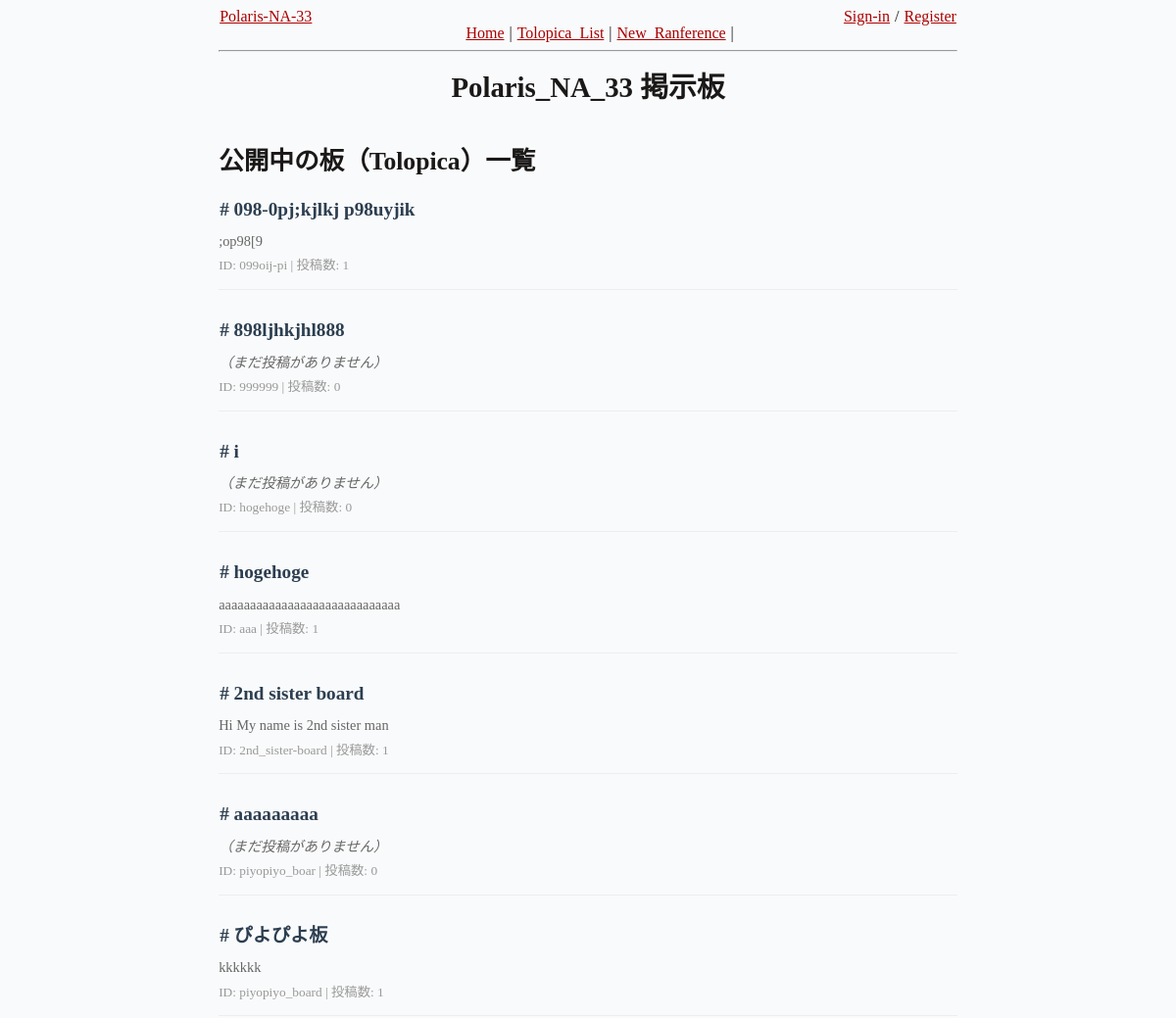
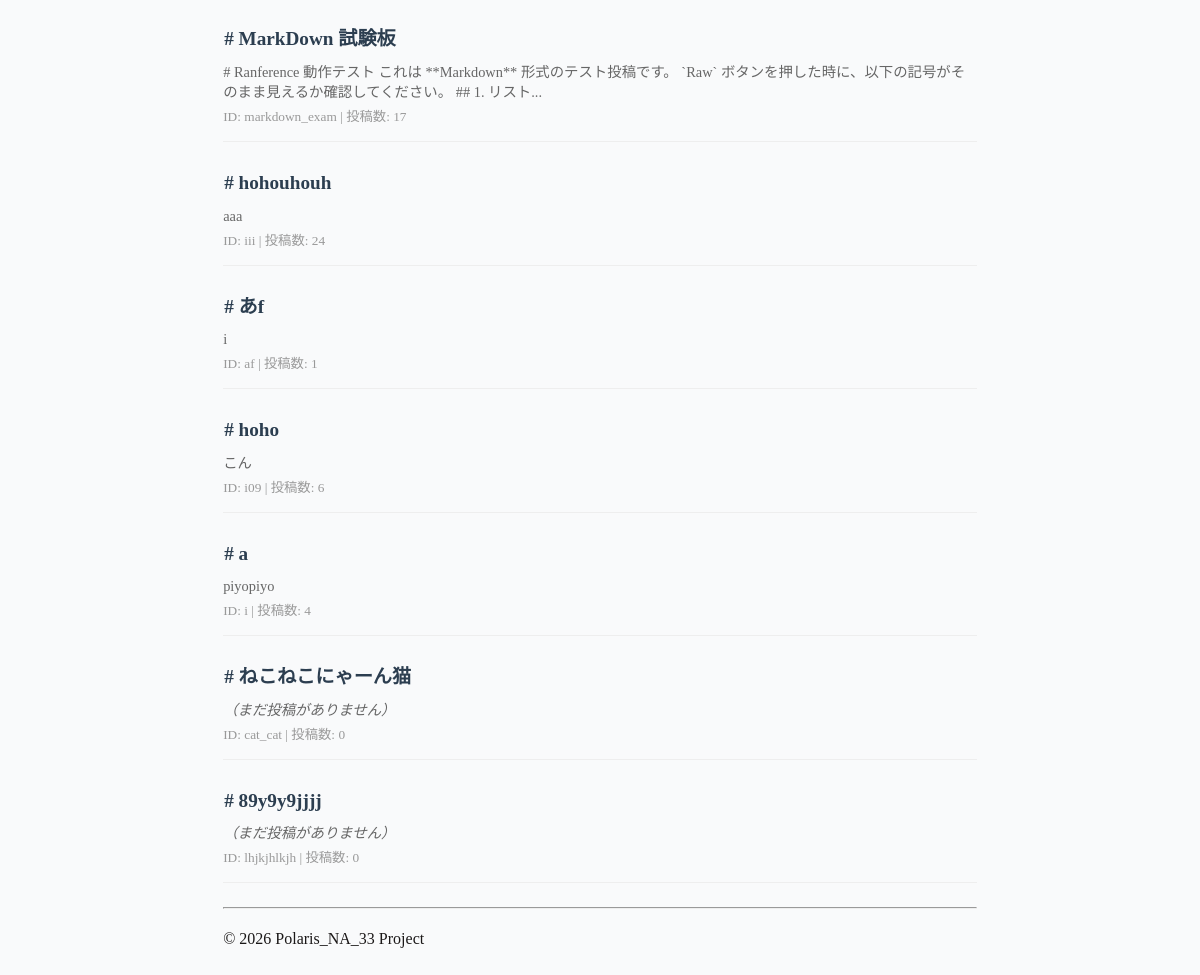
The app's page /tolopica/ with its own data (2 pictures, top to bottom).
### host/models.py (models this page shows)
class Tolopica(db.Model):
    __tablename__ = 'tolopica'
    id: Mapped[int] = mapped_column(primary_key=True)
    text_id: Mapped[str] = mapped_column(String(128), unique=True, nullable=False)
    title: Mapped[str] = mapped_column(String(128), nullable=False)
    created_at: Mapped[datetime] = mapped_column(DateTime, default=get_utc_now)
    ranferences: Mapped[List["Ranference"]] = relationship(back_populates="tolopica")

class Ranference(db.Model):
    __tablename__ = 'ranference'
    id: Mapped[int] = mapped_column(primary_key=True)
    content: Mapped[str] = mapped_column(Text, nullable=False)
    created_at: Mapped[datetime] = mapped_column(DateTime, default=get_utc_now)
    tolopica_id: Mapped[int] = mapped_column(ForeignKey('tolopica.id'))
    faceman_id: Mapped[Optional[int]] = mapped_column(ForeignKey('known_person.id'), nullable=True)
    tolopica: Mapped["Tolopica"] = relationship(back_populates="ranferences")
    author: Mapped[Optional["Known_Person"]] = relationship(back_populates="ranferences")
    coding_type: Mapped[str] = mapped_column(String(20), default='text')

### host/routes/tolopica_gate.py (the view)
    def tolopica_list(self):
        topics = self.db.execute(
            select(Tolopica).order_by(Tolopica.created_at.desc())
        ).scalars().all()
        return render_template('tolopica_list.html', topics=topics)

### host/templates/tolopica_list.html (shortened to what this page needs)
{% extends "base.html" %}
{% block content %}
<section class="topic-list">
  <h2>公開中の板（Tolopica）一覧</h2>
  <ul style="list-style: none; padding: 0;">
    {% for topic in topics %}
    <li class="topic-item" style="margin-bottom: 1.5rem; border-bottom: 1px solid #eee; padding-bottom: 10px;">
      <a href="{{ url_for('tolopica.tolopica_show', text_id=topic.text_id) }}"
         style="text-decoration: none; font-size: 1.2rem; font-weight: bold; color: #2c3e50;">
        # {{ topic.title }}
      </a>
      <div style="margin-top: 5px; color: #666; font-size: 0.9rem; line-height: 1.4;">
        {% if topic.ranferences %}
        {{ topic.ranferences[0].content | striptags | replace('\n', ' ') | truncate(100, True, '...') }}
        {% else %}
        <span style="font-style: italic;">（まだ投稿がありません）</span>
        {% endif %}
      </div>
      <small style="color: #999;">
        ID: {{ topic.text_id }} |
        投稿数: {{ topic.ranferences|length }}
      </small>
    </li>
    {% else %}
    <p>まだ板が作成されていません。<a href="{{ url_for('tolopica.tolopica_add_get') }}">新しい板を作成</a>してみませんか？</p>
    {% endfor %}
  </ul>
</section>
{% endblock %}

### host/templates/base.html (shortened to what this page needs)
<!DOCTYPE html>
<html lang="ja">
  <head>
    <link rel="stylesheet" href="{{ url_for('static', filename='css/latex_style.css') }}">
    <link rel="stylesheet" href="{{ url_for('static', filename='css/na33_style.css') }}">
    <link rel="stylesheet" href="https://cdn.jsdelivr.net/npm/katex@0.16.10/dist/katex.min.css">
  </head>
  <body>
    <header>
      <table class="layout-table">
        <tr>
          <td rowspan="2" class="td-left">
            <a href="{{ url_for('portal.index')}}">Polaris-NA-33</a>
          </td>
          <td></td>
          <td class="td-right">
            {% if session.get('user_id') %}
            {{ session.get('user_name') }} /
            <a href="{{ url_for('facemans.signout_get') }}">Sign-out</a>
            {% else %}
            <a href="{{ url_for('facemans.signin_get') }}">Sign-in</a> /
            <a href="{{ url_for('facemans.signup_get') }}">Register</a>
            {% endif %}
          </td>
        </tr>
        <tr>
          <td colspan="2" class="td-left" >
            <a href="{{ url_for('portal.index') }}">Home</a> |
            <a href="{{ url_for('tolopica.tolopica_list')}}">Tolopica_List</a> |
            <a href="/ranference/">New_Ranference</a> |
          </td>
        </tr>
      </table>
      <hr />
    </header>
    <main>
      <h1>{% block h1 %}Polaris_NA_33 掲示板{% endblock %}</h1>
      {% block content %}{% endblock %}
    </main>
    <footer>
      <hr>
      <p>&copy; 2026 Polaris_NA_33 Project </p>
    </footer>
  </body>
</html>

### host/static/css/latex_style.css (style rules this page uses)
*, *::before, *::after { box-sizing: border-box; }
body, h1, h2, h3, h4, p, ul[class], ol[class], li, figure, figcaption, dl, dd { margin: 0; }
html { font-size: 1rem; scroll-behavior: smooth; }
body { font-family: 'Latin Modern', Georgia, Cambria, 'Times New Roman', Times, serif; line-height: 1.8; max-width: 80ch; min-height: 100vh; overflow-x: hidden; margin: 0 auto; padding: 2rem 1.25rem; counter-reset: theorem; counter-reset: definition; counter-reset: sidenote-counter; color: hsl(0, 5%, 10%); background-color: hsl(210, 20%, 98%); text-rendering: optimizeLegibility; }
p { text-align: justify; hyphens: auto; -webkit-hyphens: auto; -moz-hyphens: auto; margin-top: 1rem; }
a:not([class]) { text-decoration-skip-ink: auto; }
a, a:visited { color: #a00; }
table { border-collapse: collapse; border-spacing: 0; width: auto; max-width: 100%; border-top: 2.27px solid black; border-bottom: 2.27px solid black; overflow-x: auto; counter-increment: caption; }
table > tbody > tr:first-child > td, table > tbody > tr:first-child > th { border-top: 1.36px solid black; }
table > tbody > tr:last-child > td, table > tbody > tr:last-child > th { border-bottom: 1.36px solid black; }
th, td { text-align: left; padding: 0.5rem; line-height: 1.1; }
h1:first-child { text-align: center; }
h1 { font-size: 2.5rem; line-height: 3.25rem; margin-bottom: 1.625rem; }
h2 { font-size: 1.7rem; line-height: 2rem; margin-top: 3rem; }
h2, h3, h4, h5, h6 { margin-bottom: 0.8rem; }

### host/static/css/na33_style.css (style rules this page uses)
body { font-family: serif; max-width: 210mm; margin: auto; border-left: 1.5cm; border-right: 1.5cm; padding-top: 0.2cm; padding-bottom: 1.5cm; }
h1 { font-size: 1.8rem; line-height: 2.2rem; margin-bottom: 1.2rem; margin-top: 1.2rem; }
h2 { font-size: 1.6rem; line-height: 2rem; margin-top: 2.6rem; }
h2, h3, h4, h5, h6 { margin-bottom: 0.6rem; }
a { border: 1px; border-style: solid; border-color: rgba(0,0,0,0); }
.layout-table { width: 100%; border-collapse: collapse; border: none !important; table-layout: fixed; margin: 0; padding: 0; }
.layout-table tr, .layout-table td { border: none !important; padding: 0; vertical-align: baseline; }
.td-right { text-align: right; white-space: nowrap; }
.td-left { text-align: left; }

### records on screen
Tolopica: title "098-0pj;kjlkj p98uyjik", content ";op98[9", text_id "099oij-pi", ranferences|length "1"
Tolopica: title "898ljhkjhl888", shows "（まだ投稿がありません）", text_id "999999", ranferences|length "0"
Tolopica: title "i", shows "（まだ投稿がありません）", text_id "hogehoge", ranferences|length "0"
Tolopica: title "hogehoge", content "aaaaaaaaaaaaaaaaaaaaaaaaaaaaa", text_id "aaa", ranferences|length "1"
Tolopica: title "2nd sister board", content "Hi My name is 2nd sister man", text_id "2nd_sister-board", ranferences|length "1"
Tolopica: title "aaaaaaaaa", shows "（まだ投稿がありません）", text_id "piyopiyo_boar", ranferences|length "0"
Tolopica: title "ぴよぴよ板", content "kkkkkk", text_id "piyopiyo_board", ranferences|length "1"
Tolopica: title "MarkDown 試験板", content "# Ranference 動作テスト これは **Markdown** 形式のテスト投稿です。 `Raw` ボタンを押した時に、以下の記号がそのまま見えるか確認してください。 ## 1. リスト...", text_id "markdown_exam", ranferences|length "17"
Tolopica: title "hohouhouh", content "aaa", text_id "iii", ranferences|length "24"
Tolopica: title "あf", content "i", text_id "af", ranferences|length "1"
Tolopica: title "hoho", content "こん", text_id "i09", ranferences|length "6"
Tolopica: title "a", content "piyopiyo", text_id "i", ranferences|length "4"
Tolopica: title "ねこねこにゃーん猫", shows "（まだ投稿がありません）", text_id "cat_cat", ranferences|length "0"
Tolopica: title "89y9y9jjjj", shows "（まだ投稿がありません）", text_id "lhjkjhlkjh", ranferences|length "0"
